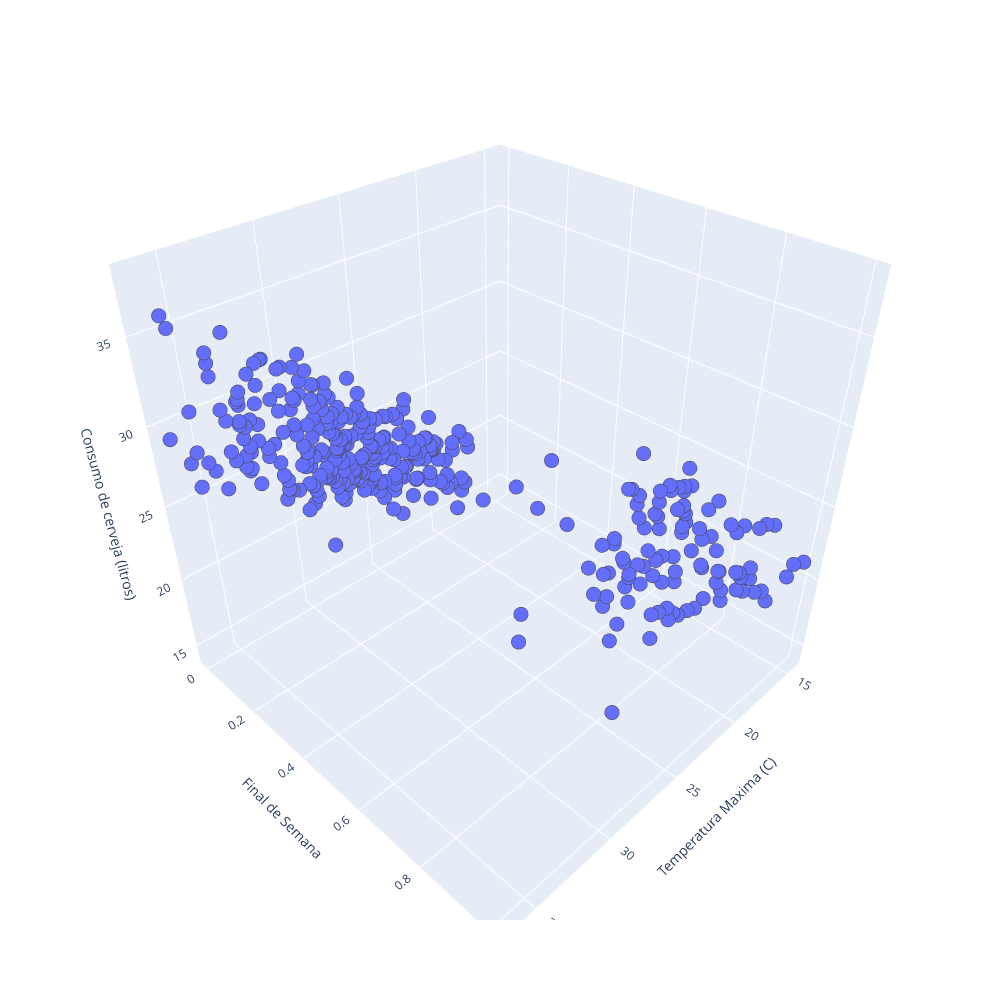

The notebook cell this image was saved under:
### Code cell
fig = px.scatter_3d(df, x='Temperatura Maxima (C)', y='Final de Semana', z='Consumo de cerveja (litros)', width=1000, height=1000)
fig.update_traces(marker=dict(size=5, line=dict(width=1)), selector=dict(mode='markers'))
fig.show()

### Figure 1 — Plotly figure (JSON) as saved in the notebook; plotly's stock layout.template omitted (floating-point values rounded to 4 significant figures; data arrays with more than 128 entries replaced by an {"elided": "..."} marker saying what was removed)
{"data": [{"hovertemplate": "Temperatura Maxima (C)=%{x}<br>Final de Semana=%{y}<br>Consumo de cerveja (litros)=%{z}<extra></extra>", "legendgroup": "", "marker": {"color": "#636efa", "line": {"width": 1}, "size": 5, "symbol": "circle"}, "mode": "markers", "name": "", "scene": "scene", "showlegend": false, "type": "scatter3d", "x": {"elided": "365 float values"}, "y": {"elided": "365 int values"}, "z": {"elided": "365 float values"}}], "layout": {"height": 1000, "legend": {"tracegroupgap": 0}, "margin": {"t": 60}, "scene": {"domain": {"x": [0, 1], "y": [0, 1]}, "xaxis": {"title": {"text": "Temperatura Maxima (C)"}}, "yaxis": {"title": {"text": "Final de Semana"}}, "zaxis": {"title": {"text": "Consumo de cerveja (litros)"}}}, "width": 1000}}
